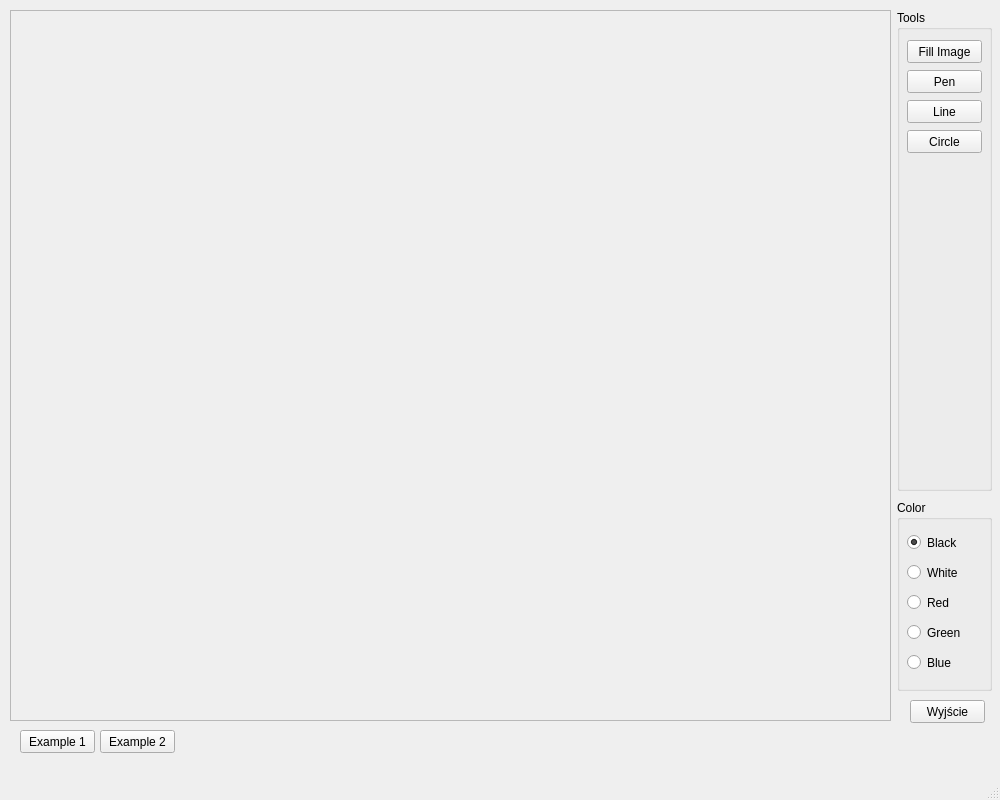
<?xml version="1.0" encoding="UTF-8"?>
<ui version="4.0">
 <class>MyWindow</class>
 <widget class="QMainWindow" name="MyWindow">
  <property name="geometry">
   <rect>
    <x>0</x>
    <y>0</y>
    <width>1000</width>
    <height>800</height>
   </rect>
  </property>
  <property name="minimumSize">
   <size>
    <width>1000</width>
    <height>800</height>
   </size>
  </property>
  <property name="maximumSize">
   <size>
    <width>1000</width>
    <height>800</height>
   </size>
  </property>
  <property name="mouseTracking">
   <bool>true</bool>
  </property>
  <property name="windowTitle">
   <string>MyWindow</string>
  </property>
  <widget class="QWidget" name="centralWidget">
   <widget class="QFrame" name="rysujFrame">
    <property name="geometry">
     <rect>
      <x>10</x>
      <y>10</y>
      <width>881</width>
      <height>711</height>
     </rect>
    </property>
    <property name="mouseTracking">
     <bool>true</bool>
    </property>
    <property name="frameShape">
     <enum>QFrame::StyledPanel</enum>
    </property>
    <property name="frameShadow">
     <enum>QFrame::Raised</enum>
    </property>
   </widget>
   <widget class="QGroupBox" name="groupBox">
    <property name="geometry">
     <rect>
      <x>897</x>
      <y>10</y>
      <width>95</width>
      <height>481</height>
     </rect>
    </property>
    <property name="mouseTracking">
     <bool>false</bool>
    </property>
    <property name="title">
     <string>Tools</string>
    </property>
    <widget class="QPushButton" name="cleanButton">
     <property name="geometry">
      <rect>
       <x>10</x>
       <y>30</y>
       <width>75</width>
       <height>23</height>
      </rect>
     </property>
     <property name="text">
      <string>Fill Image</string>
     </property>
    </widget>
    <widget class="QPushButton" name="penButton">
     <property name="geometry">
      <rect>
       <x>10</x>
       <y>60</y>
       <width>75</width>
       <height>23</height>
      </rect>
     </property>
     <property name="text">
      <string>Pen</string>
     </property>
    </widget>
    <widget class="QPushButton" name="lineButton">
     <property name="geometry">
      <rect>
       <x>10</x>
       <y>90</y>
       <width>75</width>
       <height>23</height>
      </rect>
     </property>
     <property name="text">
      <string>Line</string>
     </property>
    </widget>
    <widget class="QPushButton" name="circleButton">
     <property name="geometry">
      <rect>
       <x>10</x>
       <y>120</y>
       <width>75</width>
       <height>23</height>
      </rect>
     </property>
     <property name="text">
      <string>Circle</string>
     </property>
    </widget>
   </widget>
   <widget class="QPushButton" name="exitButton">
    <property name="geometry">
     <rect>
      <x>910</x>
      <y>700</y>
      <width>75</width>
      <height>23</height>
     </rect>
    </property>
    <property name="text">
     <string>Wyjście</string>
    </property>
   </widget>
   <widget class="QPushButton" name="draw1Button">
    <property name="geometry">
     <rect>
      <x>20</x>
      <y>730</y>
      <width>75</width>
      <height>23</height>
     </rect>
    </property>
    <property name="text">
     <string>Example 1</string>
    </property>
   </widget>
   <widget class="QPushButton" name="draw2Button">
    <property name="geometry">
     <rect>
      <x>100</x>
      <y>730</y>
      <width>75</width>
      <height>23</height>
     </rect>
    </property>
    <property name="text">
     <string>Example 2</string>
    </property>
   </widget>
   <widget class="QGroupBox" name="groupBox_2">
    <property name="geometry">
     <rect>
      <x>897</x>
      <y>500</y>
      <width>95</width>
      <height>191</height>
     </rect>
    </property>
    <property name="title">
     <string>Color</string>
    </property>
    <widget class="QRadioButton" name="blackButton">
     <property name="geometry">
      <rect>
       <x>10</x>
       <y>30</y>
       <width>75</width>
       <height>25</height>
      </rect>
     </property>
     <property name="text">
      <string>Black</string>
     </property>
     <property name="checked">
      <bool>true</bool>
     </property>
    </widget>
    <widget class="QRadioButton" name="whiteButton">
     <property name="geometry">
      <rect>
       <x>10</x>
       <y>60</y>
       <width>75</width>
       <height>25</height>
      </rect>
     </property>
     <property name="text">
      <string>White</string>
     </property>
    </widget>
    <widget class="QRadioButton" name="redButton">
     <property name="geometry">
      <rect>
       <x>10</x>
       <y>90</y>
       <width>75</width>
       <height>25</height>
      </rect>
     </property>
     <property name="text">
      <string>Red</string>
     </property>
    </widget>
    <widget class="QRadioButton" name="greenButton">
     <property name="geometry">
      <rect>
       <x>10</x>
       <y>120</y>
       <width>75</width>
       <height>25</height>
      </rect>
     </property>
     <property name="text">
      <string>Green</string>
     </property>
    </widget>
    <widget class="QRadioButton" name="blueButton">
     <property name="geometry">
      <rect>
       <x>10</x>
       <y>150</y>
       <width>75</width>
       <height>25</height>
      </rect>
     </property>
     <property name="text">
      <string>Blue</string>
     </property>
    </widget>
   </widget>
  </widget>
  <widget class="QMenuBar" name="menuBar">
   <property name="geometry">
    <rect>
     <x>0</x>
     <y>0</y>
     <width>1000</width>
     <height>20</height>
    </rect>
   </property>
  </widget>
  <widget class="QStatusBar" name="statusBar"/>
 </widget>
 <layoutdefault spacing="6" margin="11"/>
 <resources/>
 <connections/>
</ui>
